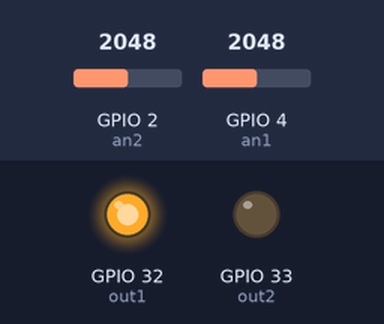
This sketch was run on a simulated ESP32. Shown: output pins drawn as LEDs (lit = HIGH). Inputs (shaded band) come from the test bench; at power-on: GPIO 2 (an2) = 2048, GPIO 4 (an1) = 2048.

Above: at 1.2 s.
1.3 s: GPIO 2 (an2) set to 2413
2.8 s: GPIO 2 (an2) set to 2555
At 4.0 s:
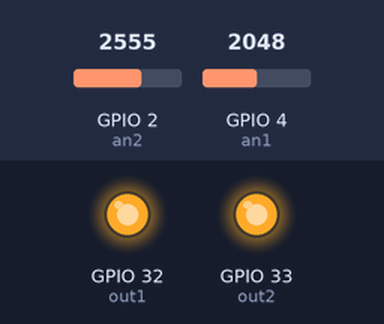
4.3 s: GPIO 4 (an1) set to 1286
5.8 s: GPIO 4 (an1) set to 1201
At 6.3 s:
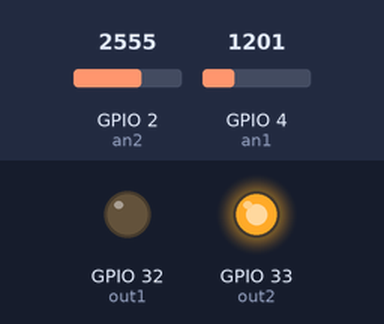
7.3 s: GPIO 2 (an2) set to 2047
At 8.5 s:
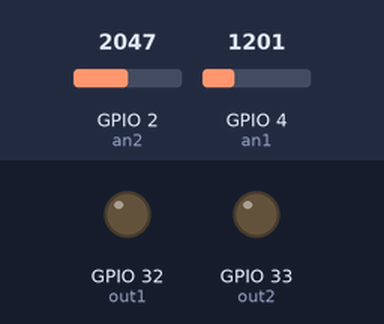
8.8 s: GPIO 2 (an2) set to 2866
At 9.7 s:
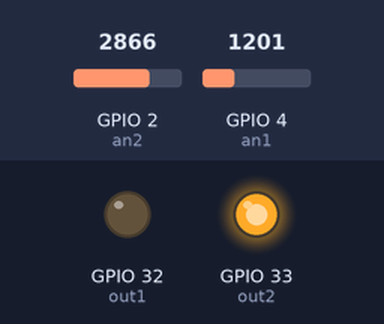
Timing chart, 0 to 11.3 s (numbered marks = the images above; inputs shaded):
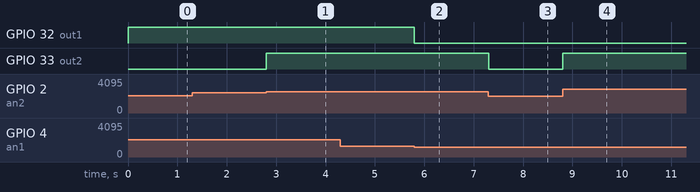

Measured:
- the behaviour switches between 2481 and 2482 on GPIO 2 (an2) (found by bisection; images 0 and 1)
- the behaviour switches between 1241 and 1240 on GPIO 4 (an1) (found by bisection; images 1 and 2)
- after the input at 1.3 s, every drawn part: stays the same
- after the input at 2.8 s, GPIO 33 (out2): LOW → HIGH at once
- after the input at 4.3 s, every drawn part: stays the same
- after the input at 5.8 s, GPIO 32 (out1): HIGH → LOW at once
- after the input at 7.3 s, GPIO 33 (out2): HIGH → LOW at once
- after the input at 8.8 s, GPIO 33 (out2): LOW → HIGH at once

The sketch:

Entrada_Analogica.ino
```cpp
/*
 *
 *  Este programa tem a função de apresentar o uso das entradas analógicas
 *
 */
// ========================================================================================================================================
// --- Mapeamento de hardware
#define out1 32
#define out2 33
#define an1   4
#define an2   2

void setup() {

   pinMode(out1, OUTPUT);
   pinMode(out2, OUTPUT);

   digitalWrite(out1, LOW);
   digitalWrite(out2, LOW);

   Serial.begin(115200);
}

void loop() {

    float voltage1 = analogRead(an1) * (3.3/4095);
    float voltage2 = analogRead(an2) * (3.3/4095);

    if(voltage1 > 1.0)  digitalWrite(out1, HIGH);
    else                digitalWrite(out1, LOW);

    if(voltage2 > 2.0) digitalWrite(out2, HIGH);
    else               digitalWrite(out2, LOW);

//
//    Serial.print("Tensão 1: ");
//    Serial.print(voltage1);
//    Serial.print("V            ");
//    Serial.print("Tensão 2: ");
//    Serial.print(voltage2);
//    Serial.println("V");
//    delay(1000);

  /*
    Serial.print(analogRead(an1));
    Serial.print("      ");
    Serial.println(analogRead(an2));
    delay(741);
  */
}
```
